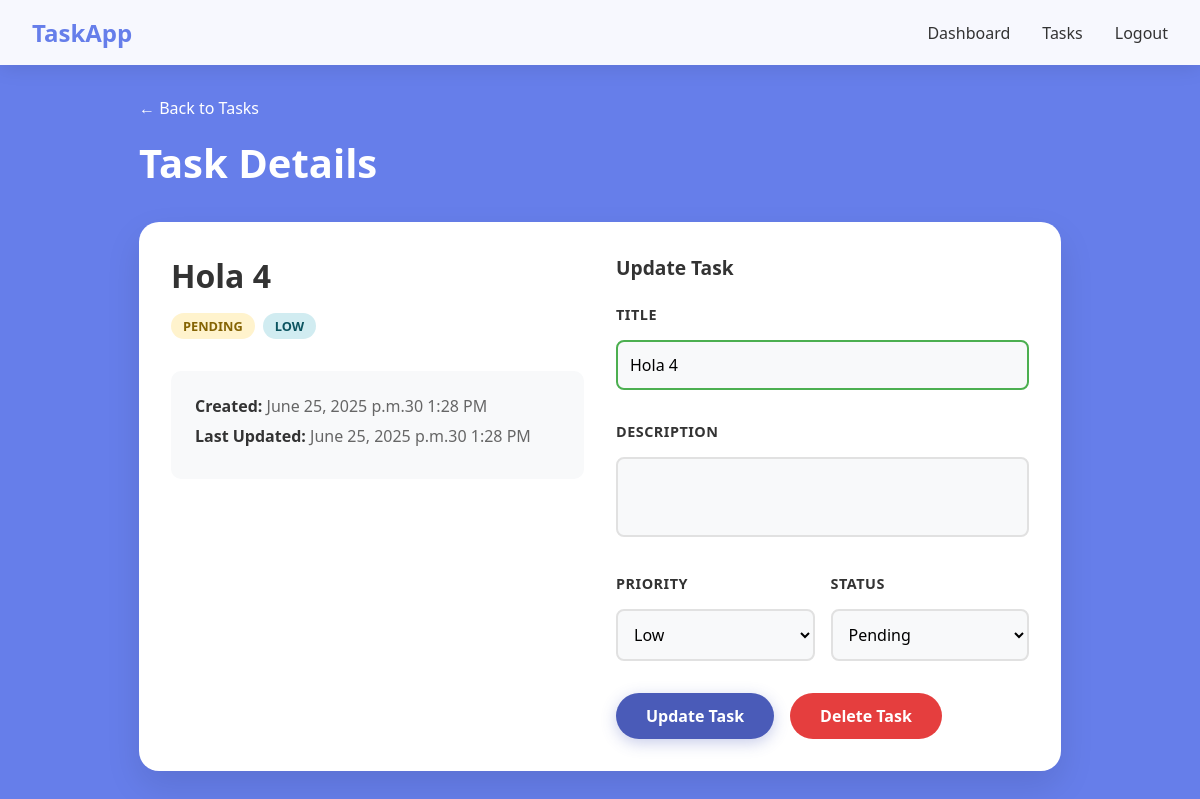
Before: /tasks/13 (signed in) with the older database file.
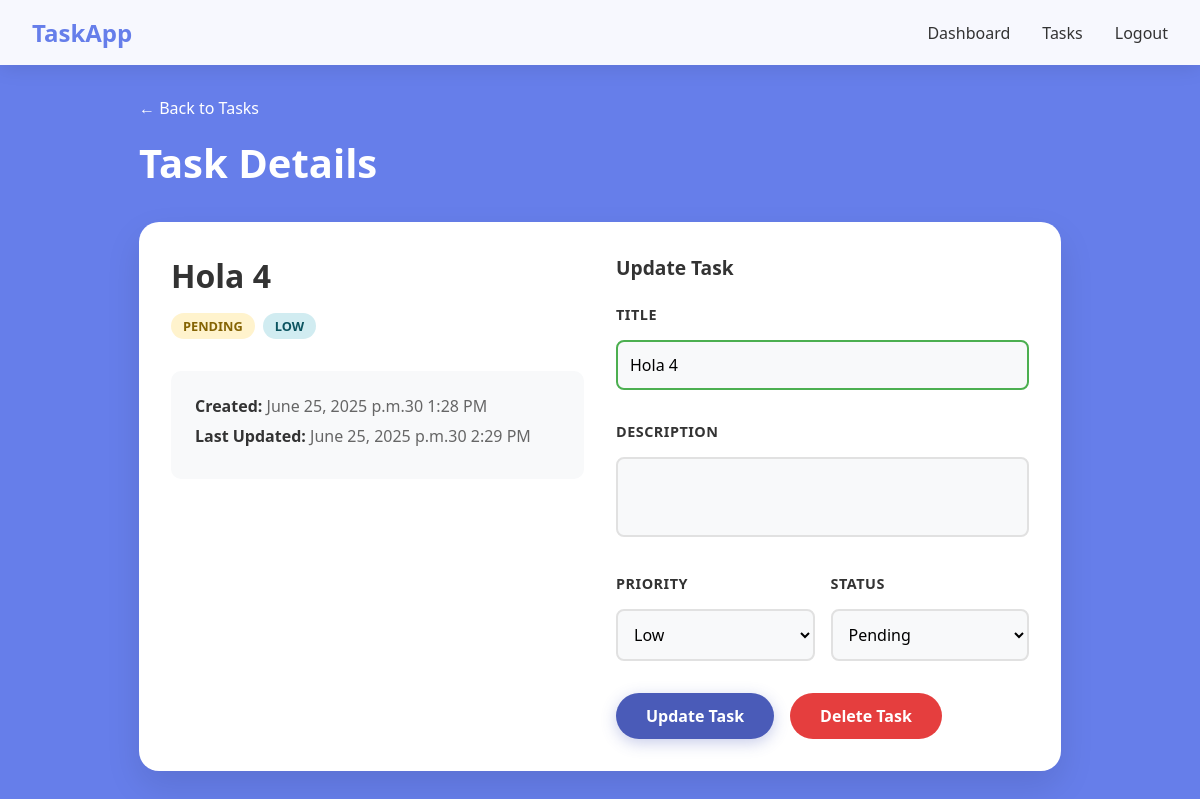
After: the same page with the newer database file.
### tasks/models.py (models this page shows, shortened)
class Task(models.Model):
    class Priority(models.TextChoices):
        HIGH = 'high', 'High'
        MEDIUM = 'medium', 'Medium'
        LOW = 'low', 'Low'
    class Status(models.TextChoices):
        COMPLETED = 'completed', 'Completed'
        IN_PROGRESS = 'in_progress', 'In Progress'
        PENDING = 'pending', 'Pending'
    title = models.CharField(max_length=200)
    description = models.TextField(null=True, blank=True)
    created_at = models.DateTimeField(auto_now_add=True)
    updated_at = models.DateTimeField(auto_now=True)
    priority = models.CharField(max_length=10, choices=Priority.choices, default=Priority.LOW)
    status = models.CharField(max_length=20, choices=Status.choices, default=Status.PENDING)
    user = models.ForeignKey(User, on_delete=models.CASCADE)

### tasks/views.py (the view)
# urls.py: path('tasks/<int:id>', views.task_details, name='task_details'),
@login_required
def task_details(request, id):
    if request.method == "GET":
        try:
            task = Task.objects.get(pk=id, user=request.user)
        except Task.DoesNotExist:
            messages.error(request, 'Task not found or you do not have permission to access it')
            return redirect('tasks')
        form = TaskForm(instance=task)
        return render(request, 'task_details.html', {
            'form': form,
            'task': task
        })

### tasks/forms.py
class TaskForm(ModelForm):
    class Meta:
        model = Task
        fields = ['title', 'description', 'priority', 'status']

### tasks/templates/task_details.html (shortened to what this page needs)
{% extends 'base.html' %}
{% block content %}
    <div class="task-details-container">
        <div class="task-details-header">
            <a href="{% url 'tasks' %}" class="back-btn">← Back to Tasks</a>
            <h1>Task Details</h1>
        </div>
        <div class="task-details-card">
            <div class="task-info-section">
                <div class="task-title-section">
                    <h2>{{ task.title }}</h2>
                    <div class="task-badges">
                        <span class="task-status status-{{ task.status }}">{{ task.get_status_display }}</span>
                        <span class="task-priority priority-{{ task.priority }}">{{ task.get_priority_display }}</span>
                    </div>
                </div>
                <div class="task-meta-section">
                    <div class="meta-item">
                        <strong>Created:</strong> {{ task.created_at|date:"F d, Y at g:i A" }}
                    </div>
                    <div class="meta-item">
                        <strong>Last Updated:</strong> {{ task.updated_at|date:"F d, Y at g:i A" }}
                    </div>
                </div>
            </div>
            <div class="task-form-section">
                <h3>Update Task</h3>
                <form method="post" action="{% url 'update_task' task.id %}" class="update-form" novalidate>
                    <div class="form-group">
                        <label for="{{ form.title.id_for_label }}">Title</label>
                        {{ form.title }}
                    </div>
                    <div class="form-group">
                        <label for="{{ form.description.id_for_label }}">Description</label>
                        {{ form.description }}
                    </div>
                    <div class="form-row">
                        <div class="form-group">
                            <label for="{{ form.priority.id_for_label }}">Priority</label>
                            {{ form.priority }}
                        </div>
                        <div class="form-group">
                            <label for="{{ form.status.id_for_label }}">Status</label>
                            {{ form.status }}
                        </div>
                    </div>
                    <div class="form-actions">
                        <button type="submit" class="btn btn-primary">Update Task</button>
                        <button type="button" class="btn btn-danger" onclick="deleteTask()">Delete Task</button>
                    </div>
                    </form>
            </div>
        </div>
    </div>
{% endblock %}

Changed rows visible on the page:
changed Task "Hola 4": updated_at "June 25, 2025 p.m.30 1:28 PM" → "June 25, 2025 p.m.30 2:29 PM"
